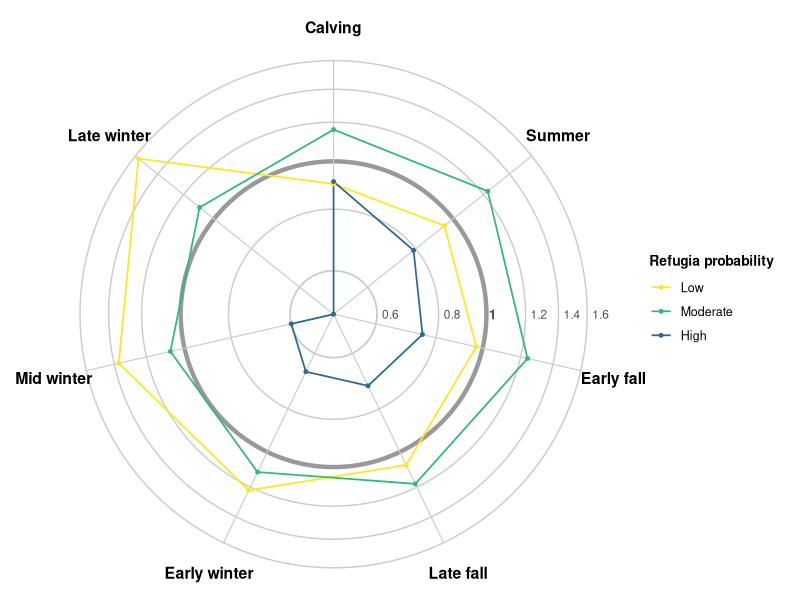
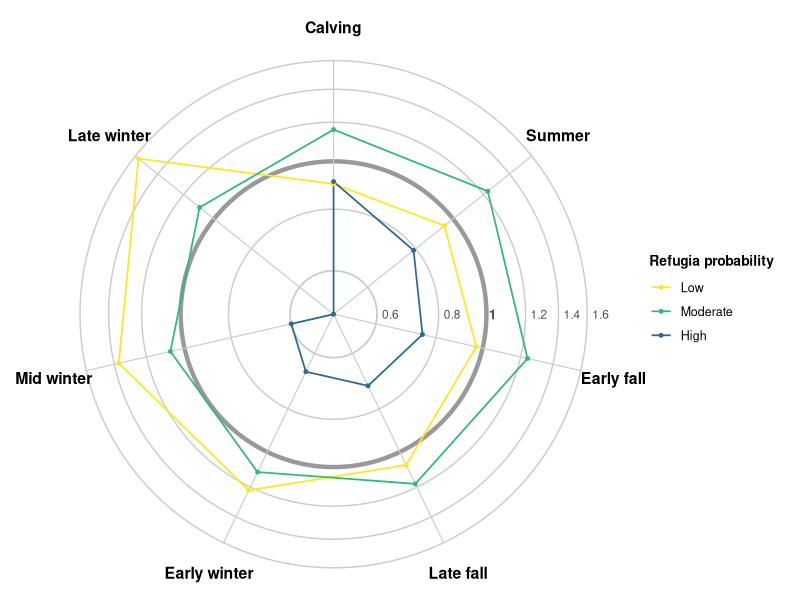

These charts were generated, in order, by the following R code:
library(ggplot2)
library(tidyr)
library(dplyr)

# ---------------------------
# Odds ratios
# ---------------------------

OR_results <- data.frame(
  Season = c("Calving", "Summer", "Early fall", "Late fall",
             "Early winter", "Mid winter", "Late winter"),
  Low =      c(0.90, 0.95, 0.97, 1.07, 1.22, 1.37, 1.57),
  Moderate = c(1.16, 1.23, 1.24, 1.18, 1.11, 1.07, 1.09),
  High =     c(0.91, 0.79, 0.75, 0.71, 0.66, 0.60, 0.49)
)


# ---------------------------
# Long format
# ---------------------------

OR_long <- OR_results %>%
  pivot_longer(
    cols = -Season,
    names_to = "Refugia",
    values_to = "OR"
  ) %>%
  mutate(
    Refugia = factor(
      Refugia,
      levels = c("Low", "Moderate", "High")
    ),
    logOR = log(OR),
    Season = factor(
      Season,
      levels = OR_results$Season
    ),
    Season_num = as.numeric(Season)
  )


# ---------------------------
# Grid values
# ---------------------------

OR_breaks <- c(0.4, 0.6, 0.8, 1.0, 1.2, 1.4, 1.6)


# ---------------------------
# Convert log OR to positive radius
# ---------------------------

offset <- min(OR_long$logOR)

OR_long <- OR_long %>%
  mutate(
    radius = logOR - offset
  )


# ---------------------------
# Season angles
# ---------------------------

n <- length(OR_results$Season)

angles <- data.frame(
  Season_num = 1:n,
  angle = seq(0, 2*pi, length.out = n + 1)[1:n]
)


# ---------------------------
# Coordinates for polygons
# ---------------------------

OR_plot <- OR_long %>%
  left_join(angles, by = "Season_num") %>%
  mutate(
    x = radius * sin(angle),
    y = radius * cos(angle)
  )

# ---------------------------
# Radial grid lines (spokes)
# ---------------------------

spokes <- angles %>%
  mutate(
    x = max(OR_plot$radius) * 1.02 * sin(angle),
    y = max(OR_plot$radius) * 1.02 * cos(angle),
    x0 = 0,
    y0 = 0
  )


# Close polygons AFTER coordinates exist

OR_plot_closed <- OR_plot %>%
  group_by(Refugia) %>%
  arrange(Season_num) %>%
  bind_rows(slice(., 1)) %>%
  ungroup()


# ---------------------------
# Circular grid
# ---------------------------

grid_circle <- expand.grid(
  OR = OR_breaks,
  angle = seq(0, 2*pi, length.out = 300)
) %>%
  mutate(
    radius = log(OR) - offset,
    x = radius * sin(angle),
    y = radius * cos(angle)
  )


# ---------------------------
# OR labels
# ---------------------------
OR_labels <- data.frame(
  OR = OR_breaks
) %>%
  filter(OR != 0.4) %>%
  mutate(
    radius = log(OR) - offset,
    x = radius,
    y = 0
  )

OR_labels_regular <- subset(OR_labels, OR != 1)

OR_label_one <- subset(OR_labels, OR == 1)


# ---------------------------
# Season labels
# ---------------------------

season_labels <- angles %>%
  mutate(
    radius = max(OR_plot$radius) * 1.15,
    x = radius * sin(angle),
    y = radius * cos(angle),
    label = OR_results$Season
  )


# ---------------------------
# Plot
# ---------------------------

Out <- ggplot() +
  
  # Grid circles
  
  geom_path(
    data = grid_circle,
    aes(
      x = x,
      y = y,
      group = OR
    ),
    colour = "grey80",
    linewidth = 0.5
  ) +
  
  # Bold OR = 1 reference circle
  
  geom_path(
    data = subset(grid_circle, OR == 1),
    aes(
      x = x,
      y = y,
      group = OR
    ),
    colour = "grey60",
    linewidth = 1.5
  ) +
  
  geom_segment(
    data = spokes,
    aes(
      x = x0,
      y = y0,
      xend = x,
      yend = y
    ),
    colour = "grey80",
    linewidth = 0.4
  ) +
  
  # Spider-web polygons (lines between points)
  
  geom_path(
    data = OR_plot_closed,
    aes(
      x = x,
      y = y,
      group = Refugia,
      colour = Refugia
    ),
    linewidth = 0.6
  ) +
  
  # Data points
  
  geom_point(
    data = OR_plot,
    aes(
      x = x,
      y = y,
      colour = Refugia
    ),
    size = 1
  ) +
  
  # Regular OR labels
  
  geom_text(
    data = OR_labels_regular,
    aes(
      x = x,
      y = y,
      label = OR
    ),
    size = 3,
    colour = "grey30",
    hjust = -0.3
  ) +
  
  # Bold OR = 1 label
  
  geom_text(
    data = OR_label_one,
    aes(
      x = x,
      y = y,
      label = OR
    ),
    size = 3.5,
    fontface = "bold",
    colour = "grey30",
    hjust = -0.3
  ) +
  
  # Season labels
  
  geom_text(
    data = season_labels,
    aes(
      x = x,
      y = y,
      label = label
    ),
    size = 4,
    fontface = "bold"
  ) +
  
  coord_equal(
    expand = TRUE,
    clip = "off"
  ) +
  
  scale_colour_manual(
    values = c(
      Low = "#FDE725",
      Moderate = "#35B779",
      High = "#31688E"
    ),
    breaks = c("Low", "Moderate", "High")
  ) +
  
  labs(
    colour = "Refugia probability"
  ) +
  
  theme_void() +
  
  theme(
    legend.position = "right",
    legend.title = element_text(
      size = 10,
      face = "bold"
    ),
    legend.text = element_text(
      size = 9
    )
  )

plot(Out)

ggsave(
  filename = "Z:/Christine/NWT Fire Refugia Project Z/Manuscript/V1/Graphs/Spider_plot.png",
  plot = Out,
  width = 18,
  height = 12,
  units = "cm",
  dpi = 300,
  bg = "white"
)
